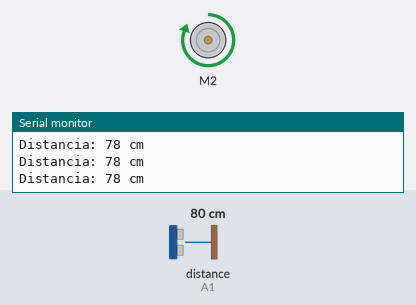
Recording of a sketch running on a simulated Arduino Uno, built with avr-gcc and run on an emulated ATmega328P. Shown: DC motor (green arrow = forward, orange = backward, longer = faster), the last lines printed to the serial monitor. Wiring (inferred from the names in the program): ultrasonic range finder: trigger A0; echo A1. The test bench sets the inputs (shaded band); at power-on: distance to the obstacle (sensor on A1) 80 cm. The echo pulse lasts 58.3 µs per cm.

Above: at 1.2 s.
1.3 s: distance to the obstacle (sensor on A1) set to 8 cm
2.8 s: distance to the obstacle (sensor on A1) set to 5 cm
At 4.8 s:
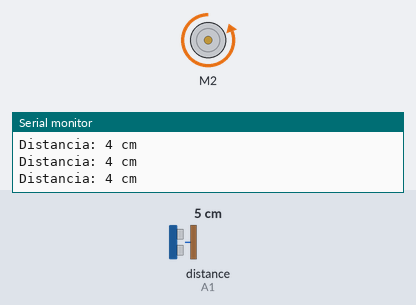
5.3 s: distance to the obstacle (sensor on A1) set to 19 cm
8.3 s: distance to the obstacle (sensor on A1) set to 24 cm
At 9.4 s:
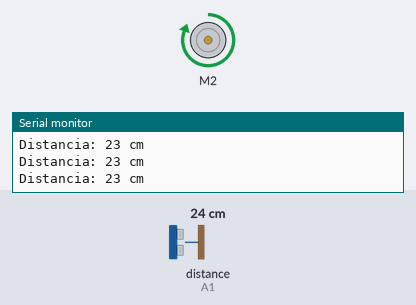
9.9 s: distance to the obstacle (sensor on A1) set to 2 cm
At 10.5 s:
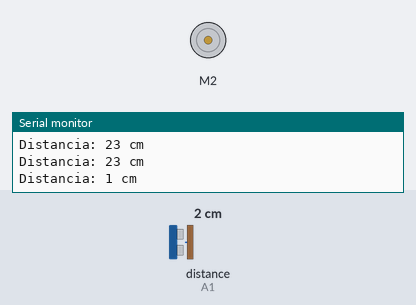
Timing chart, 0 to 12.9 s (numbered marks = the images above; inputs shaded):
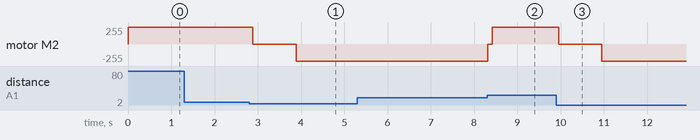

Measured:
- the behaviour switches between 7 and 6 cm on distance to the obstacle (sensor on A1) (found by bisection; images 0 and 1)
- the behaviour switches between 21 and 22 cm on distance to the obstacle (sensor on A1) (found by bisection; images 1 and 2)
- after the input at 2.8 s, motor M2: forward 255/255 → stopped after 0.09 s, → backward 255/255 1.0 s later
- after the input at 8.3 s, motor M2: backward 255/255 → stopped at once, → forward 255/255 0.10 s later
- after the input at 9.9 s, motor M2: forward 255/255 → stopped after 0.06 s, → backward 255/255 1.0 s later

The sketch:

motor.sensor.2.ino
```cpp
#include <L298N.h>

const unsigned int IN1 = 2;   // Pin IN1 del motor
const unsigned int IN2 = 3;   // Pin IN2 del motor
const unsigned int ENA = 4;   // Pin ENA del motor

const int trigPin = A0;       // Pin TRIG del sensor ultrasónico
const int echoPin = A1;       // Pin ECHO del sensor ultrasónico

// Crear una instancia del motor
L298N motor(ENA, IN1, IN2);

void setup() {
  // Inicialización de la comunicación serial
  Serial.begin(9600);

  // Esperar a que se abra el monitor serial
  while (!Serial) {
    // No hacer nada
  }

  // Configurar el pin del sensor ultrasónico
  pinMode(trigPin, OUTPUT);
  pinMode(echoPin, INPUT);

  // Establecer velocidad inicial
  motor.setSpeed(255);
}

void loop() {
  long duration, distance;

  // Enviar un pulso al sensor ultrasónico
  digitalWrite(trigPin, LOW);
  delayMicroseconds(2);
  digitalWrite(trigPin, HIGH);
  delayMicroseconds(10);
  digitalWrite(trigPin, LOW);

  // Leer el tiempo que tarda el pulso en volver
  duration = pulseIn(echoPin, HIGH);

  // Calcular la distancia en cm
  distance = duration * 0.034 / 2;

  // Imprimir la distancia en el monitor serial
  Serial.print("Distancia: ");
  Serial.print(distance);
  Serial.println(" cm");

  // Control del motor basado en la distancia
  if (distance > 5) {
    // Si la distancia es mayor a 5 cm, el motor avanza
    motor.forward();
  } else {
    // Si la distancia es 5 cm o menos, detener el motor
    motor.stop();
    delay(1000); // Esperar 1 segundo

    // Retroceder hasta que la distancia sea mayor a 20 cm
    while (distance <= 20) {
      motor.backward();

      // Volver a medir la distancia
      digitalWrite(trigPin, LOW);
      delayMicroseconds(2);
      digitalWrite(trigPin, HIGH);
      delayMicroseconds(10);
      digitalWrite(trigPin, LOW);
      duration = pulseIn(echoPin, HIGH);
      distance = duration * 0.034 / 2;

      // Imprimir la distancia en el monitor serial
      Serial.print("Distancia: ");
      Serial.print(distance);
      Serial.println(" cm");
    }
    // Detener el motor al salir del bucle
    motor.stop();
  }

  delay(100); // Pequeña pausa para evitar lecturas demasiado rápidas
}
```
